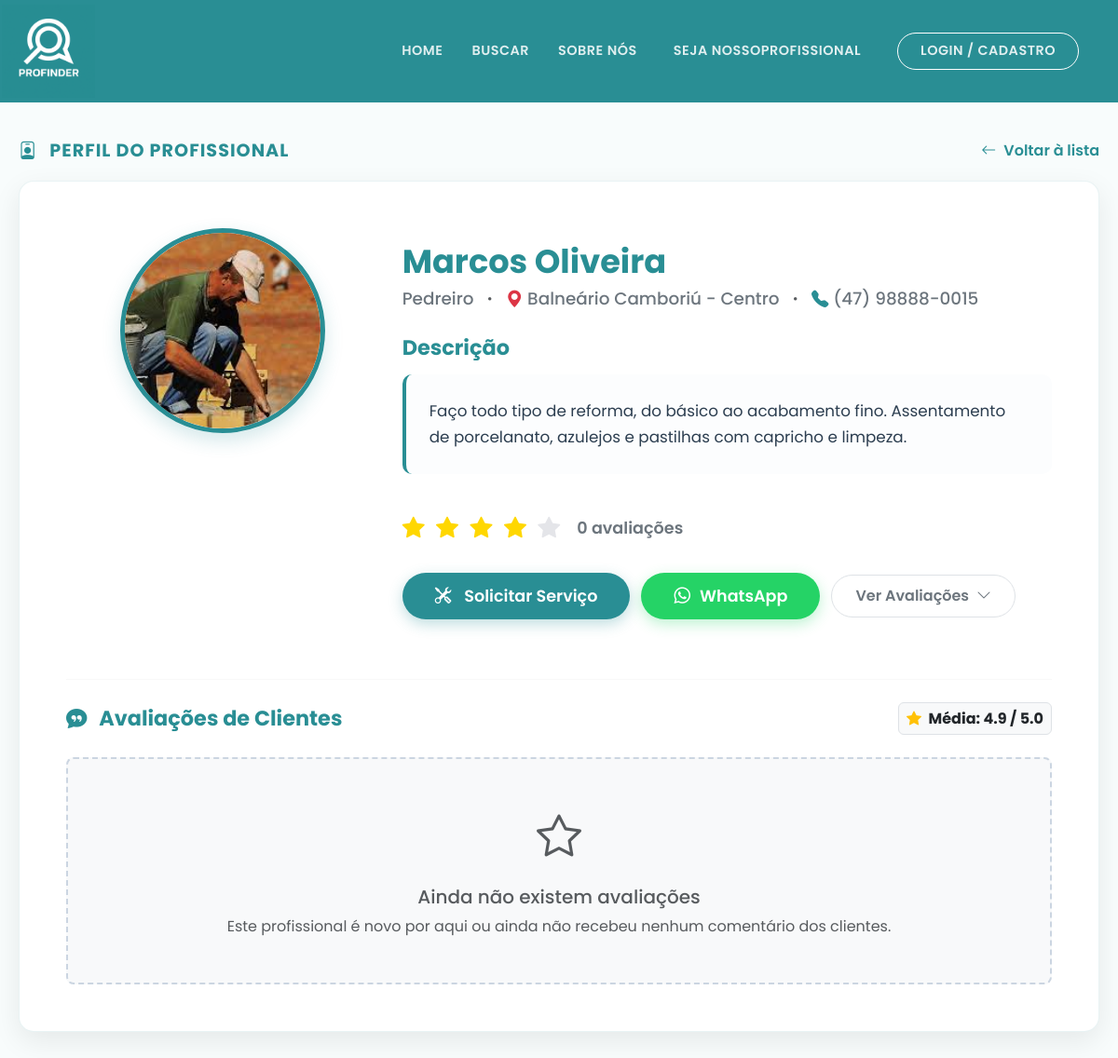
Page /perfil/2 on the committed database.
### app.py (models this page shows, shortened)
class Profissional(db.Model, UserMixin):
    id = db.Column(db.Integer, primary_key=True)
    nome = db.Column(db.String(100), nullable=False)
    cpf = db.Column(db.String(11), unique=True, nullable=False)
    email = db.Column(db.String(120), unique=True, nullable=False)
    senha = db.Column(db.String(128), nullable=False)
    telefone = db.Column(db.String(20), nullable=True)
    profissao = db.Column(db.String(50), nullable=False)
    cidade = db.Column(db.String(100), nullable=False)
    regiao = db.Column(db.String(100), nullable=False)
    endereco_fixo = db.Column(db.String(255), nullable=True)
    descricao = db.Column(db.Text, nullable=True)
    avaliacao = db.Column(db.Float, default=5.0)
    foto = db.Column(db.String(255), default='https://cdn-icons-png.flaticon.com/512/3135/3135715.png')
    tipo_conta = db.Column(db.String(20), default='profissional')
    trabalhos = db.relationship('Portfolio', backref='profissional', lazy=True, cascade='all, delete-orphan')
    solicitacoes_recebidas = db.relationship('SolicitacaoServico', backref='profissional_solicitado', lazy=True, cascade='all, delete-orphan')

### app.py (the view)
@app.route('/perfil/<int:id>')
def perfil(id):
    profissional_selecionado = Profissional.query.get_or_404(id)
    trabalhos_portfolio = Portfolio.query.filter_by(profissional_id=id).all()
    avaliacoes = Avaliacao.query.filter_by(profissional_id=id).order_by(Avaliacao.data_avaliacao.desc()).all()
    return render_template('perfil.html', profissional=profissional_selecionado, portfolio=trabalhos_portfolio, avaliacoes=avaliacoes)

### app/templates/perfil.html (shortened to what this page needs)
<!DOCTYPE html>
<html lang="pt-BR">
<head>
    <link href="https://cdn.jsdelivr.net/npm/bootstrap@5.3.2/dist/css/bootstrap.min.css" rel="stylesheet">
    <link rel="stylesheet" href="https://cdn.jsdelivr.net/npm/bootstrap-icons@1.11.1/font/bootstrap-icons.css">
</head>
<body>
    <nav class="navbar navbar-expand-lg navbar-profinder sticky-top">
        <div class="container">
            <a class="navbar-brand" href="{{ url_for('index') }}" title="Sair / Voltar ao Início">
                <img src="{{ url_for('static', filename='img/logo-nome.png') }}" alt="Logo ProFinder">
            </a>
            <div class="collapse navbar-collapse justify-content-end" id="navbarNav">
                <ul class="navbar-nav align-items-center">
                    <li class="nav-item"><a class="nav-link" href="{{ url_for('index') }}">Home</a></li>
                    <li class="nav-item"><a class="nav-link" href="{{ url_for('busca_servicos') }}">Buscar</a></li>
                    <li class="nav-item"><a class="nav-link" href="{{ url_for('sobre') }}">Sobre Nós</a></li>
                    {% if current_user.is_authenticated %}
                    <li class="nav-item ms-lg-3 mt-3 mt-lg-0 d-none d-lg-block">
                        <a href="{{ url_for('meu_perfil') }}" class="nav-link"
                            style="text-transform: none; font-size: 0.95rem;" title="Acessar Meu Perfil">
                            Olá, <strong>{{ current_user.nome.split()[0] }}</strong>
                        </a>
                    </li>
                    <li class="nav-item d-lg-none mt-2">
                        <a class="nav-link" href="{{ url_for('meu_perfil') }}">Meu Perfil</a>
                    </li>
                    <li class="nav-item ms-lg-2 mt-2 mt-lg-0">
                        <a class="nav-link btn-login-nav border border-white rounded-pill px-4"
                            href="{{ url_for('logout') }}" style="background-color: rgba(255,255,255,0.1);">Sair</a>
                    </li>
                    {% else %}
                    <li class="nav-item ms-lg-2">
                        <a class="nav-link" href="{{ url_for('cadastro_profissional') }}">
                            Seja NossoProfissional
                        </a>
                    </li>
                    <li class="nav-item ms-lg-3 mt-3 mt-lg-0">
                        <a class="nav-link btn-login-nav border border-white rounded-pill px-4"
                            href="{{ url_for('login') }}">
                            Login / Cadastro
                        </a>
                    </li>
                    {% endif %}
                </ul>
            </div>
        </div>
    </nav>
    <main class="container main-container">
        <div class="cabecalho-perfil">
            <h2 class="titulo-secao"><i class="bi bi-person-badge me-2"></i> Perfil do Profissional</h2>
            <a href="javascript:history.back()" class="btn-voltar">
                <i class="bi bi-arrow-left"></i> Voltar à lista
            </a>
        </div>
        <div class="card-perfil">
            <div class="row">
                <div class="col-md-4 text-center mb-4 mb-md-0">
                    <div class="foto-perfil-container">
                        <img src="{{ profissional.foto }}" alt="Foto de {{ profissional.nome }}">
                    </div>
                </div>
                <div class="col-md-8">
                    <h1 class="nome-profissional">{{ profissional.nome }}</h1>
                    <div class="info-basica">
                        <span>{{ profissional.profissao }}</span>
                        <i class="bi bi-dot text-muted"></i>
                        <span><i class="bi bi-geo-alt-fill text-danger"></i>
                            {% if profissional.regiao == 'todas' %}
                            {{ profissional.cidade }} (Toda a região)
                            {% else %}
                            {{ profissional.cidade }} - {{ profissional.regiao.replace('_', ' ').title() }}
                            {% endif %}
                        </span>
                        {% if profissional.telefone %}
                        <i class="bi bi-dot text-muted"></i>
                        <span><i class="bi bi-telephone-fill" style="color: var(--cor-primaria);"></i> {{
                            profissional.telefone }}</span>
                        {% endif %}
                    </div>
                    <h3 class="titulo-descricao">Descrição</h3>
                    <p class="texto-descricao">
                        {{ profissional.descricao | default("Profissional qualificado e altamente recomendado pela
                        comunidade ProFinder. Especialista na sua área de atuação, sempre com foco em entregar o melhor
                        resultado para os clientes.", true) }}
                    </p>
                    <div class="bloco-avaliacoes">
                        <div class="estrelas">
                            {% for i in range(5) %}
                            {% if i < profissional.avaliacao|int %} <i class="bi bi-star-fill"></i>
                                {% else %}
                                <i class="bi bi-star-fill estrela-vazia"></i>
                                {% endif %}
                                {% endfor %}
                        </div>
                        <span class="numero-avaliacoes">
                            {{ avaliacoes|length }} avaliações
                        </span>
                    </div>
                    <div class="botoes-acao mb-3">
                        {% if current_user.is_authenticated and current_user.tipo_conta == 'cliente' %}
                        <button type="button" class="btn-mensagem" data-bs-toggle="modal"
                            data-bs-target="#modalSolicitacao">
                            <i class="bi bi-tools me-1"></i> Solicitar Serviço
                        </button>
                        {% elif not current_user.is_authenticated %}
                        <button type="button" class="btn-mensagem" data-bs-toggle="modal"
                            data-bs-target="#modalAvisoLogin">
                            <i class="bi bi-tools me-1"></i> Solicitar Serviço
                        </button>
                        {% else %}
                        <button type="button" class="btn-mensagem"
                            onclick="alert('Apenas clientes podem solicitar serviços. Por favor, inicie sessão com uma conta de cliente.')"
                            style="opacity: 0.7;">
                            <i class="bi bi-tools me-1"></i> Solicitar Serviço
                        </button>
                        {% endif %}
                        {% if profissional.telefone %}
                        <a href="https://wa.me/55{{ profissional.telefone | replace(' ', '') | replace('-', '') | replace('(', '') | replace(')', '') }}"
                            target="_blank" class="btn-mensagem"
                            style="background-color: #25D366; border: none; box-shadow: 0 5px 15px rgba(37, 211, 102, 0.3);">
                            <i class="bi bi-whatsapp"></i> WhatsApp
                        </a>
                        {% else %}
                        <button type="button" class="btn-mensagem" data-bs-toggle="modal"
                            data-bs-target="#modalSemTelefone"
                            style="background-color: #95a5a6; border: none; box-shadow: none;">
                            <i class="bi bi-telephone-x"></i> Sem Telefone
                        </button>
                        {% endif %}
                        <a href="#secaoAvaliacoes" class="btn-avaliacoes">
                            Ver Avaliações <i class="bi bi-chevron-down"></i>
                        </a>
                    </div>
                </div>
            </div>
            <hr class="mt-5 mb-4" style="border-color: rgba(0,0,0,0.1);" id="secaoAvaliacoes">
            <div class="d-flex justify-content-between align-items-center mb-4 flex-wrap gap-3">
                <h3 class="titulo-descricao mb-0"><i class="bi bi-chat-quote-fill me-2"></i> Avaliações de Clientes</h3>
                <span class="badge bg-light text-dark border p-2" style="font-size: 1rem;">
                    <i class="bi bi-star-fill text-warning me-1"></i> Média: {{ profissional.avaliacao }} / 5.0
                </span>
            </div>
            {% if avaliacoes %}
            <div class="row row-cols-1 g-4 mb-2">
                {% for av in avaliacoes %}
                <div class="col">
                    <div class="card border-0 shadow-sm"
                        style="border-radius: 12px; background-color: #f8fcfc; border-left: 4px solid var(--cor-primaria) !important;">
                        <div class="card-body p-4">
                            <div class="d-flex justify-content-between align-items-start flex-wrap gap-2 mb-3">
                                <div class="d-flex align-items-center gap-3">
                                    <img src="{{ av.cliente.foto }}" alt="Avatar Cliente" class="rounded-circle"
                                        style="width: 48px; height: 48px; object-fit: cover; border: 2px solid white; box-shadow: 0 2px 5px rgba(0,0,0,0.1);">
                                    <div>
                                        <h6 class="fw-bold mb-0" style="color: var(--cor-texto-escuro);">{{
                                            av.cliente.nome }}</h6>
                                        <small class="text-muted"><i class="bi bi-calendar3"></i> {{
                                            av.data_avaliacao.strftime('%d/%m/%Y') }}</small>
                                    </div>
                                </div>
                                <div class="estrelas mb-0" style="font-size: 1.1rem; letter-spacing: 1px;">
                                    {% for i in range(5) %}
                                    <i class="bi bi-star-fill {{ 'estrela-vazia' if i >= av.nota else '' }}"></i>
                                    {% endfor %}
                                </div>
                            </div>
                            {% if av.comentario %}
                            <div class="p-3 bg-white rounded" style="border: 1px solid rgba(0,0,0,0.05);">
                                <p class="mb-0 text-dark"
                                    style="font-size: 0.95rem; line-height: 1.6; font-style: italic;">"{{ av.comentario
                                    }}"</p>
                            </div>
                            {% else %}
                            <p class="text-muted small mb-0 font-italic">O cliente não deixou nenhum comentário escrito.
                            </p>
                            {% endif %}
                        </div>
                    </div>
                </div>
                {% endfor %}
            </div>
            {% else %}
            <div class="text-center p-5 bg-light rounded-3" style="border: 2px dashed #cbd5e1;">
                <i class="bi bi-star text-muted" style="font-size: 3rem;"></i>
                <h5 class="mt-3 text-muted">Ainda não existem avaliações</h5>
                <p class="text-muted mb-0">Este profissional é novo por aqui ou ainda não recebeu nenhum comentário dos
                    clientes.</p>
            </div>
            {% endif %}
        </div>
    </main>
</body>
</html>

### app/templates/perfil.html (style rules this page uses)
:root { --cor-primaria: #298e94; --cor-primaria-hover: #22767c; --cor-texto-escuro: #2c3e50; --cor-texto-mutado: #6c757d; --cor-fundo: #f8fcfc; }
body { font-family: 'Poppins', sans-serif; background-color: var(--cor-fundo); min-height: 100vh; display: flex; flex-direction: column; }
.navbar-profinder { background-color: var(--cor-primaria); padding: 0; }
.navbar-brand img { height: 100px; margin-left: -40px; }
.nav-link { color: rgba(255, 255, 255, 0.85) !important; font-weight: 600; font-size: 0.9rem; text-transform: uppercase; letter-spacing: 0.5px; margin-left: 15px; position: relative; transition: color 0.3s ease; }
.nav-link::after { content: ''; position: absolute; width: 0; height: 2px; bottom: -5px; left: 0; background-color: white; transition: width 0.3s ease; }
.btn-login-nav { transition: all 0.3s ease !important; }
.btn-login-nav::after { display: none !important; }
.main-container { flex: 1; padding: 40px 20px; max-width: 1200px; margin: 0 auto; width: 100%; }
.cabecalho-perfil { display: flex; justify-content: space-between; align-items: center; margin-bottom: 20px; }
.titulo-secao { color: var(--cor-primaria); font-weight: 700; font-size: 1.2rem; text-transform: uppercase; letter-spacing: 1px; margin: 0; }
.btn-voltar { color: var(--cor-primaria); background: transparent; font-weight: 600; text-decoration: none; transition: all 0.3s ease; display: inline-flex; align-items: center; gap: 8px; }
.card-perfil { background: white; border-radius: 16px; box-shadow: 0 10px 30px rgba(0, 0, 0, 0.08); border: 1px solid rgba(41, 142, 148, 0.1); overflow: hidden; padding: 50px; margin-bottom: 40px; }
.foto-perfil-container { width: 220px; height: 220px; border-radius: 50%; overflow: hidden; border: 5px solid var(--cor-primaria); margin: 0 auto; box-shadow: 0 8px 20px rgba(41, 142, 148, 0.2); }
.foto-perfil-container img { width: 100%; height: 100%; object-fit: cover; }
.nome-profissional { color: var(--cor-primaria); font-weight: 700; font-size: 2.2rem; margin-bottom: 5px; margin-top: 15px; }
.info-basica { color: var(--cor-texto-mutado); font-size: 1.15rem; font-weight: 500; margin-bottom: 25px; display: flex; align-items: center; gap: 8px; flex-wrap: wrap; }
.titulo-descricao { color: var(--cor-primaria); font-weight: 700; font-size: 1.4rem; margin-bottom: 15px; }
.texto-descricao { color: var(--cor-texto-escuro); font-size: 1.05rem; line-height: 1.7; margin-bottom: 40px; background-color: #fcfdfe; padding: 25px; border-radius: 10px; border-left: 4px solid var(--cor-primaria); }
.bloco-avaliacoes { display: flex; align-items: center; gap: 15px; margin-bottom: 30px; }
.estrelas { color: #ffd700; font-size: 1.5rem; letter-spacing: 3px; }
.estrela-vazia { color: #e4e5e9; }
.numero-avaliacoes { color: var(--cor-texto-mutado); font-weight: 600; font-size: 1.1rem; }
.botoes-acao { display: flex; flex-wrap: wrap; align-items: center; gap: 12px; margin-top: 1.5rem; }
.btn-mensagem { background-color: var(--cor-primaria); color: white; font-weight: 600; padding: 12px 35px; font-size: 1.1rem; border-radius: 30px; text-decoration: none; display: inline-flex; align-items: center; gap: 10px; transition: all 0.3s; border: none; box-shadow: 0 5px 15px rgba(41, 142, 148, 0.3); margin: 0 !important; }
.btn-avaliacoes { background-color: transparent; color: var(--cor-texto-mutado); border: 1px solid #dee2e6; font-weight: 600; padding: 10px 25px; border-radius: 30px; text-decoration: none; display: inline-flex; align-items: center; gap: 8px; transition: all 0.3s; margin: 0 !important; }

### rows in the picture
Profissional: foto (picture), nome "Marcos Oliveira", profissao "Pedreiro", cidade "Balneário Camboriú", regiao.replace "Centro", telefone "(47) 98888-0015", descricao "Faço todo tipo de reforma, do básico ao acabamento fino. Assentamento de porcelanato, azulejos e pastilhas com capricho e limpeza.", avaliacao "4.9"

### other values in the picture
{{ avaliacoes|length }} "0"
